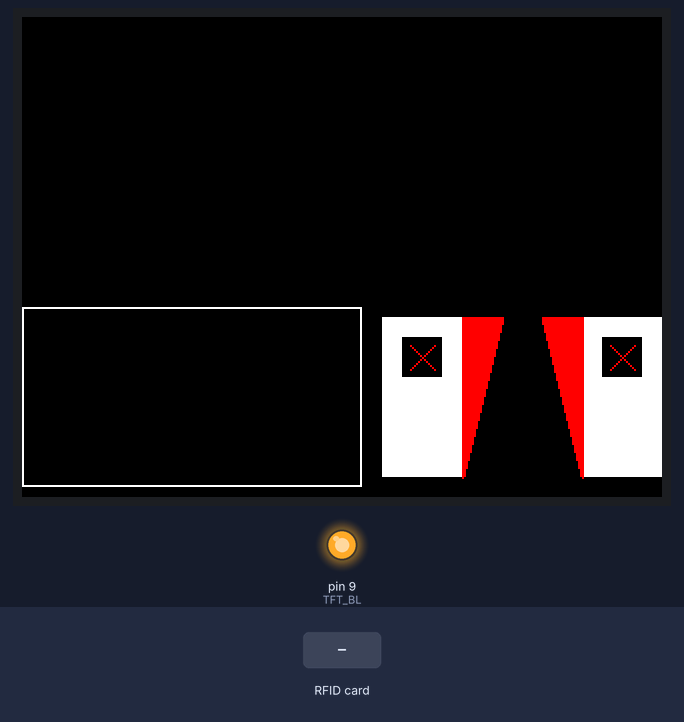
The sketch below on a simulated Arduino Mega 2560, built with avr-gcc and run on an emulated ATmega2560. Parts: 320×240 colour display, output pins drawn as LEDs (lit = HIGH). The inputs (shaded band) are chosen by the test bench. What the sketch prints to the serial monitor is not drawn.

Above: at 1.6 s.
1.7 s: RFID card 61 2E 38 02 held to the reader
At 1.96 s:
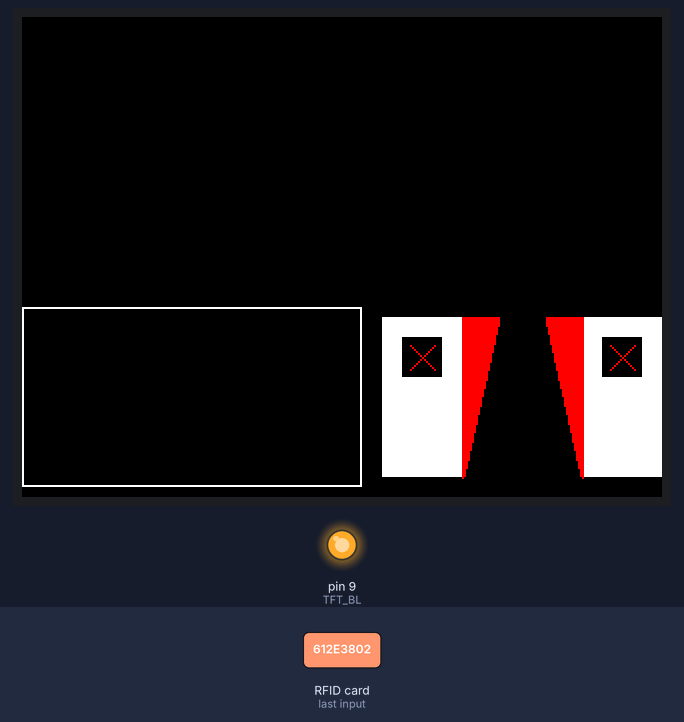
At 4.1 s:
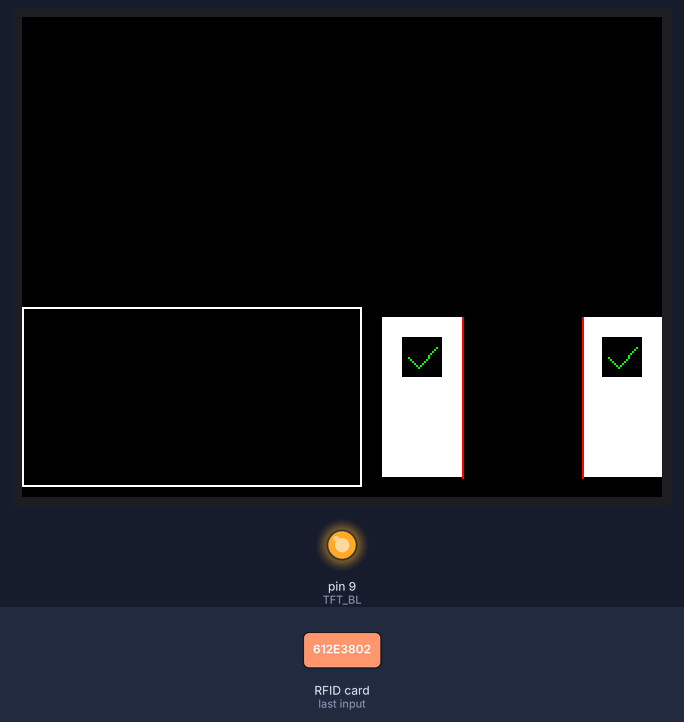
Timing chart, 0 to 5.6 s (numbered marks = the images above; inputs shaded):
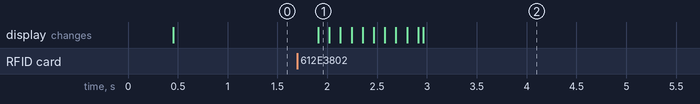

The sketch:

ver3.ino
```cpp
#include <Wire.h>
#include <MFRC522_I2C.h>
#include <SPI.h>
#include <Adafruit_GFX.h>
#include <Adafruit_ST7789.h>

#define I2C_ADDR_RFID 0x28
#define RST_PIN -1
MFRC522_I2C mfrc522(I2C_ADDR_RFID, RST_PIN, &Wire);

#define TFT_CS 53
#define TFT_RST 8
#define TFT_DC 7
#define TFT_BL 9
Adafruit_ST7789 tft = Adafruit_ST7789(TFT_CS, TFT_DC, TFT_RST);

byte validUID[4] = { 0x61, 0x2E, 0x38, 0x02 };

void setup() {
  Serial.begin(9600);
  Wire.setClock(100000);
  Wire.begin();

  tft.init(240, 320);
  tft.setRotation(1);
  pinMode(TFT_BL, OUTPUT);
  digitalWrite(TFT_BL, HIGH);

  tft.fillScreen(ST77XX_BLACK);  // Clear ONCE
  tft.setTextSize(2);

  drawGateClosed();       // Left side
  drawGateClosedRight();  // Right side
  mfrc522.PCD_Init();
  delay(100);
  //tft.drawRect(175, 145, 320, 90, ST77XX_WHITE);
  tft.drawRect(0, 145, 170, 90, ST77XX_WHITE);

}


void loop() {
  if (!mfrc522.PICC_IsNewCardPresent() || !mfrc522.PICC_ReadCardSerial()) {
    delay(300);
    return;
  }

  String uidStr = "";
  for (byte i = 0; i < mfrc522.uid.size; i++) {
    if (mfrc522.uid.uidByte[i] < 0x10) uidStr += "0";
    uidStr += String(mfrc522.uid.uidByte[i], HEX);
    if (i < mfrc522.uid.size - 1) uidStr += " ";
  }
  uidStr.toUpperCase();
  Serial.print("Card UID: ");
  Serial.println(uidStr);

  bool isValid = true;
  for (byte i = 0; i < 4; i++) {
    if (mfrc522.uid.uidByte[i] != validUID[i]) {
      isValid = false;
      break;
    }
  }

  if (isValid) {
    Serial.println("RFID confirmed");

    // OPEN both simultaneously
    for (int offset = 0; offset <= 20; offset += 2) {
      drawGateStep(offset);       // left
      drawGateStepRight(offset);  // right
      delay(50);
    }
    drawStatusBox(190, 160, true);   // left tick
    drawStatusBox(290, 160, true);  // right tick

    delay(3000);  // wait while open

    // CLOSE both simultaneously
    for (int offset = 20; offset >= 0; offset -= 2) {
      drawGateStep(offset);       // left
      drawGateStepRight(offset);  // right
      delay(50);
    }
    drawStatusBox(190, 160, false);   // left cross
    drawStatusBox(290, 160, false);  // right cross

  } else {
    Serial.println("Wrong card!");

    drawGateDenied();
    drawGateDeniedRight();
    delay(1500);

    drawGateClosed();
    drawGateClosedRight();
  }

  mfrc522.PICC_HaltA();
}

void drawGateClosed() {
  tft.fillRect(0, 120, 80, 80, ST77XX_BLACK);               // Clear left block only
  tft.fillRect(180, 150, 40, 80, ST77XX_WHITE);              // Left terminal
  tft.fillTriangle(220, 150, 240, 150, 220, 230, ST77XX_RED);  // Flap
  drawStatusBox(190, 160, false);
}

void drawGateDenied() {
  drawStatusBox(190, 160, false);  // Cross only
}

void drawGateOpenAnimated() {
  for (int offset = 0; offset <= 20; offset += 2) {
    drawGateStep(offset);
    delay(50);
  }
  drawStatusBox(190, 160, true);  // Final tick mark
}

void drawGateCloseAnimated() {
  for (int offset = 20; offset >= 0; offset -= 2) {
    drawGateStep(offset);
    delay(50);
  }
  drawStatusBox(190, 160, false);  // Cross again
}

void drawGateStep(int offset) {
  // Clear previous flap area
  tft.fillTriangle(220, 150, 240, 150, 220, 230, ST77XX_BLACK);  // Left terminal

  // Triangle vertices for right-angled triangle (left gate)
  int topLeftX = 220;
  int topLeftY = 150;
  int topRightX = 240 - offset;
  int topRightY = 150;
  int bottomX = 220;
  int bottomY = 230;

  tft.fillTriangle(topLeftX, topLeftY, topRightX, topRightY, bottomX, bottomY, ST77XX_RED);
}

void drawStatusBox(int x, int y, bool isAllowed) {
  tft.fillRect(x, y, 20, 20, ST77XX_BLACK);  // Clear box

  if (isAllowed) {
    // Green tick
    tft.drawLine(x + 3, y + 10, x + 8, y + 15, ST77XX_GREEN);
    tft.drawLine(x + 8, y + 15, x + 17, y + 5, ST77XX_GREEN);
  } else {
    // Red X
    tft.drawLine(x + 4, y + 4, x + 16, y + 16, ST77XX_RED);
    tft.drawLine(x + 16, y + 4, x + 4, y + 16, ST77XX_RED);
  }
}

// Draw right gate closed (static)
void drawGateClosedRight() {
  tft.fillRect(280, 150, 40, 80, ST77XX_BLACK);                // Clear right block only
  tft.fillRect(280, 150, 40, 80, ST77XX_WHITE);                // Right terminal
  tft.fillTriangle(280, 150, 260, 150, 280, 230, ST77XX_RED);  // Flap
  drawStatusBox(290, 160, false);
}


// Denied state (X mark)
void drawGateDeniedRight() {
  drawStatusBox(290, 160, false);  // Cross only
}

// Animate right gate opening
void drawGateOpenAnimatedRight() {
  for (int offset = 0; offset <= 20; offset += 2) {
    drawGateStepRight(offset);
    delay(50);
  }
  drawStatusBox(290, 160, true);  // Tick mark
}

// Animate right gate closing
void drawGateCloseAnimatedRight() {
  for (int offset = 20; offset >= 0; offset -= 2) {
    drawGateStepRight(offset);
    delay(50);
  }
  drawStatusBox(290, 160, false);  // Cross again
}

// Animation step function (right side)
void drawGateStepRight(int offset) {
  // Clear previous flap area
  tft.fillTriangle(280, 150, 260, 150, 280, 230, ST77XX_BLACK);  // Right terminal

  // Triangle vertices for right-angled triangle (right gate)
  int topRightX = 280;
  int topRightY = 150;
  int topLeftX = 260 + offset;
  int topLeftY = 150;
  int bottomX = 280;
  int bottomY = 230;

  tft.fillTriangle(topRightX, topRightY, topLeftX, topLeftY, bottomX, bottomY, ST77XX_RED);
}
```

Measured:
- after the input at 1.7 s, the display: changes after 0.21 s (image 1)
